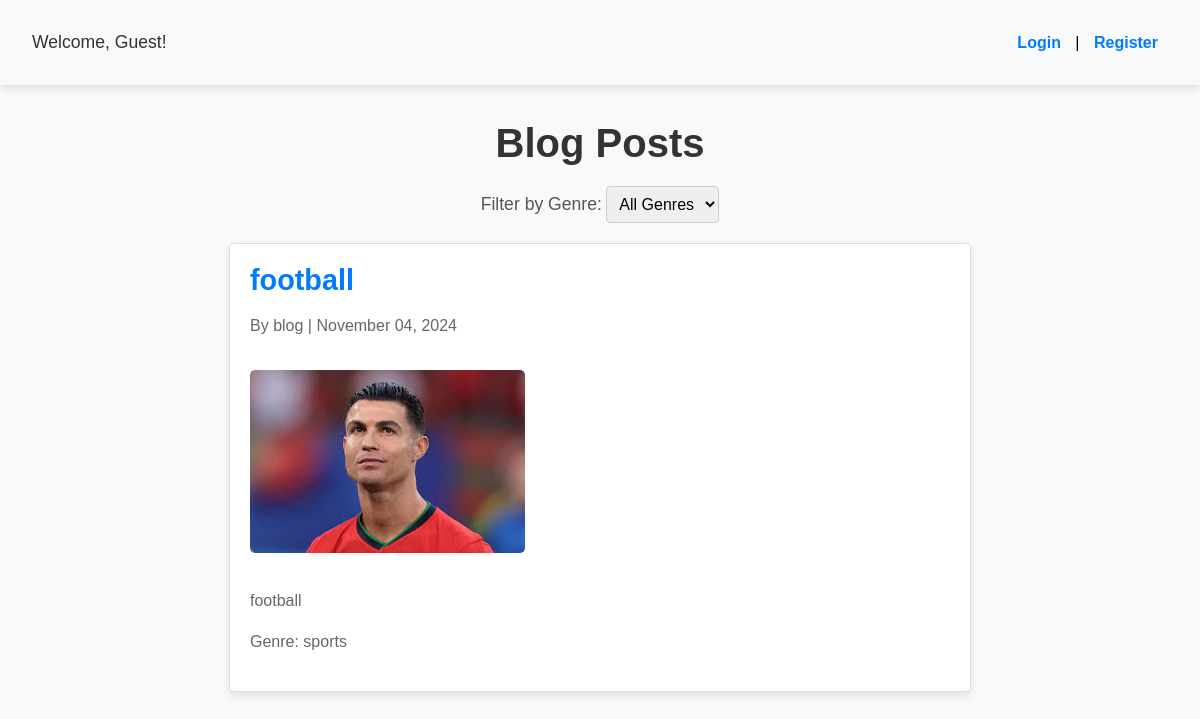
The app's page /, older data.
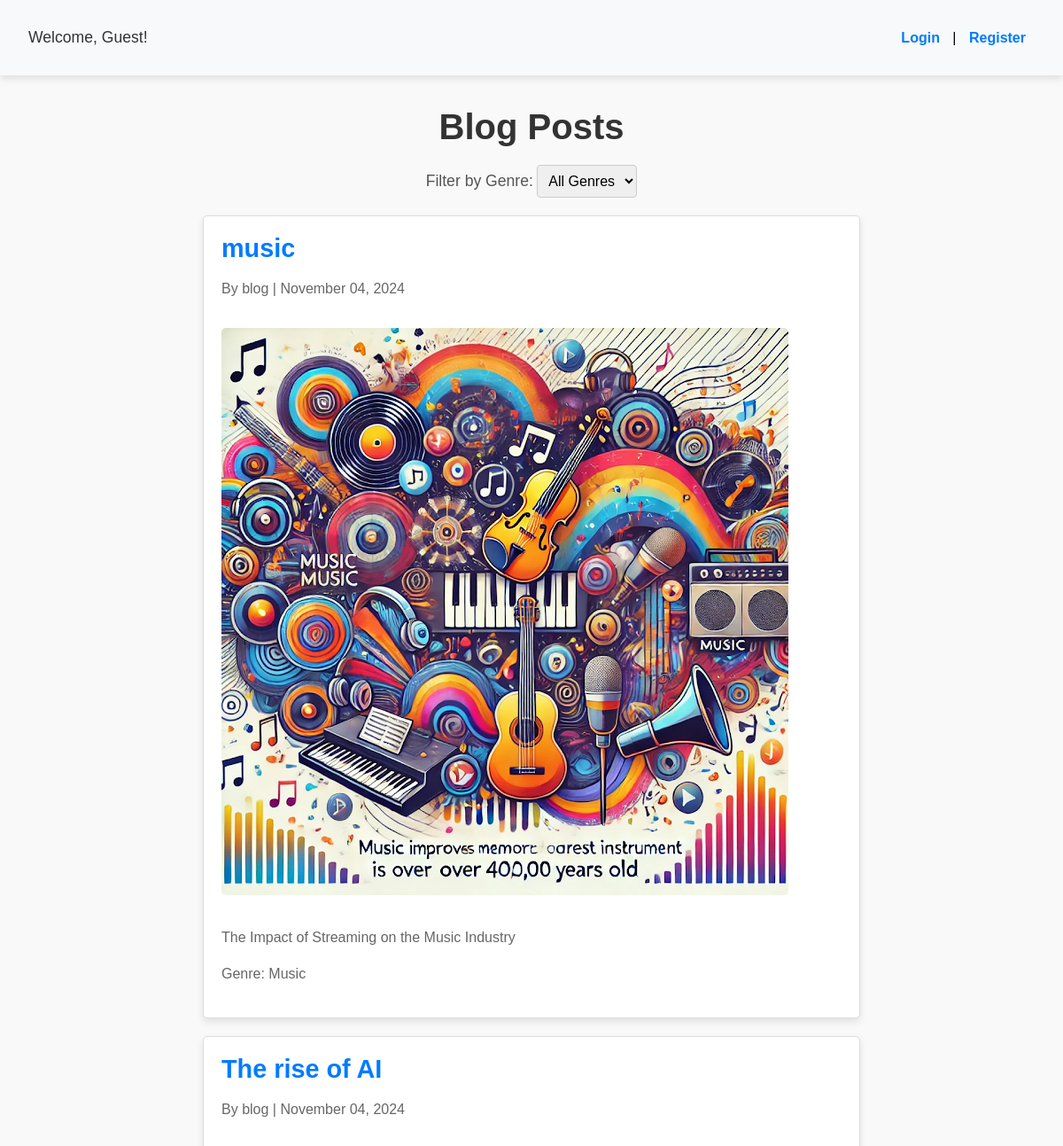
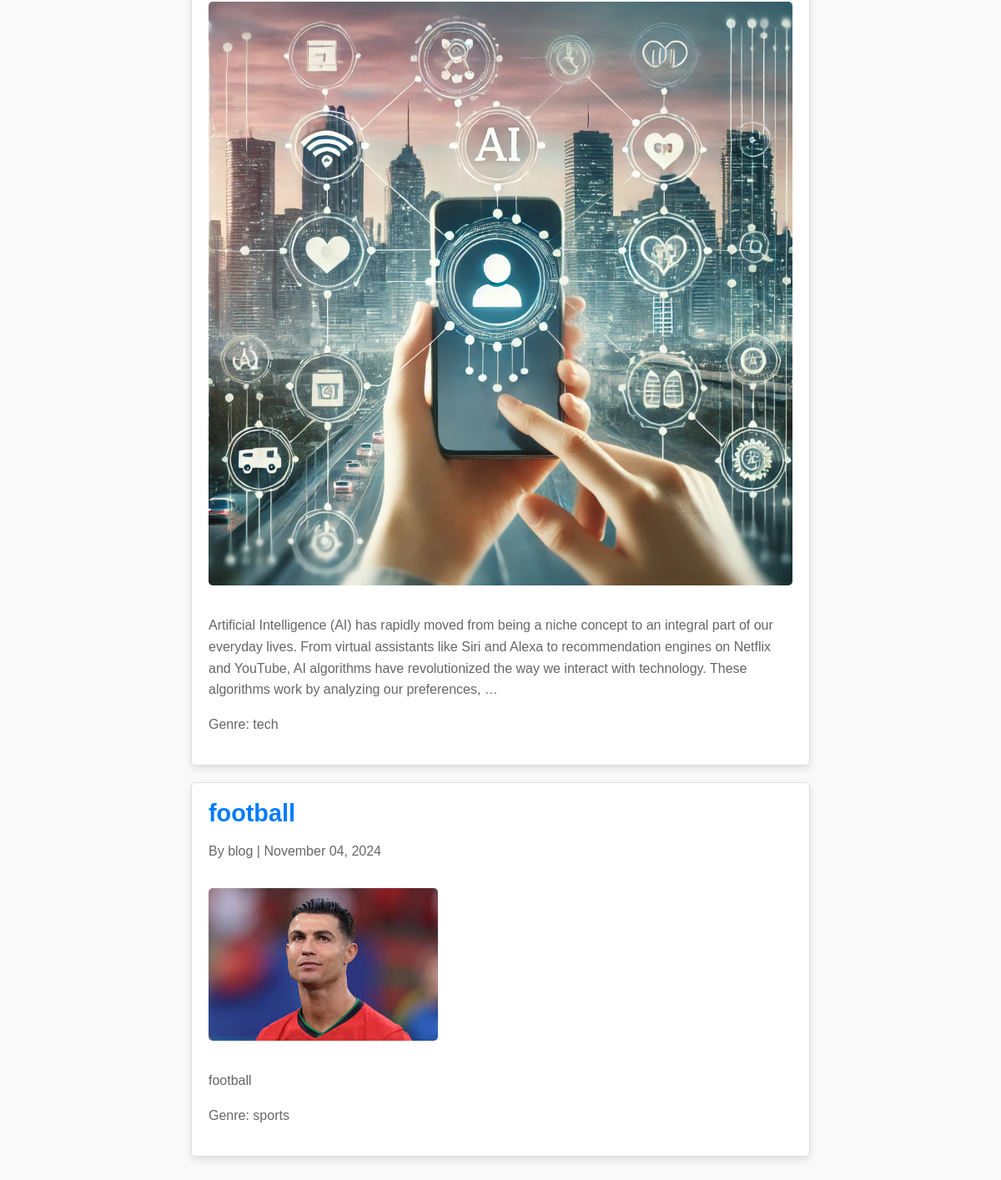
The same page, newer data (2 pictures, top to bottom).
### blog/models.py (models this page shows, shortened)
class BlogPost(models.Model):
    title = models.CharField(max_length=200)
    content = models.TextField()
    image = models.ImageField(upload_to='blog_images/', blank=True, null=True)
    author = models.ForeignKey(User, on_delete=models.CASCADE)
    created_at = models.DateTimeField(auto_now_add=True)
    genre = models.ForeignKey(Genre, on_delete=models.SET_NULL, null=True)

class Genre(models.Model):
    name = models.CharField(max_length=100)

### blog/views.py (the view)
# urls.py: path('', views.blog_list, name='blog_list'),
def blog_list(request):
    genre_filter = request.GET.get('genre')
    if genre_filter:
        posts = BlogPost.objects.filter(genre__name=genre_filter).order_by('-created_at')
    else:
        posts = BlogPost.objects.all().order_by('-created_at')
    genres = Genre.objects.all()
    return render(request, 'blog/blog_list.html', {'posts': posts, 'genres': genres})

### templates/blog/blog_list.html (shortened to what this page needs)
{% extends 'base.html' %}
{% block content %}
    <h1>Blog Posts</h1>
    <div class="filter">
        <label>Filter by Genre:</label>
        <select onchange="location = this.value">
            <option value="{% url 'blog_list' %}">All Genres</option>
        </select>
    </div>
    {% for post in posts %}
        <div class="post">
            <h2><a href="{% url 'post_detail' post.pk %}">{{ post.title }}</a></h2>
            <p>By {{ post.author.username }} | {{ post.created_at|date:"F d, Y" }}</p>
            {% if post.image %}
                <img src="{{ post.image.url }}" alt="{{ post.title }}">
            {% endif %}
            <p>{{ post.content|truncatewords:50 }}</p>
            <p>Genre: {{ post.genre.name }}</p>
        </div>
    {% endfor %}
{% endblock %}

### templates/base.html (shortened to what this page needs)
<!DOCTYPE html>
<html>
<head>
</head>
<body>
    <nav>
        <div class="container">
            <span class="greeting">
                {% if user.is_authenticated %}
                    Welcome, {{ user.username }}!
                {% else %}
                    Welcome, Guest!
                {% endif %}
            </span>
            <span>
                {% if user.is_authenticated %}
                    <a href="{% url 'create_post' %}">Create Post</a> |
                    <a href="{% url 'logout' %}">Logout</a>
                {% else %}
                    <a href="{% url 'login' %}">Login</a> |
                    <a href="{% url 'register' %}">Register</a>
                {% endif %}
            </span>
        </div>
    </nav>
    <div class="container">
        {% block content %}
        {% endblock %}
    </div>
</body>
</html>

### templates/base.html (style rules this page uses)
body { font-family: Arial, sans-serif; background-color: #f9f9f9; margin: 0; padding: 0; }
nav { background-color: #f8f9fa; padding: 1rem; box-shadow: 0 4px 8px rgba(0, 0, 0, 0.1); }
.container { max-width: 1200px; margin: 0 auto; padding: 1rem; }
nav .container { display: flex; justify-content: space-between; align-items: center; }
nav a { color: #007bff; text-decoration: none; margin: 0 10px; font-weight: bold; }
.post { border: 1px solid #ddd; border-radius: 5px; background-color: #fff; margin: 1rem 0; padding: 1rem; box-shadow: 0 4px 8px rgba(0, 0, 0, 0.05); }
.post img { max-width: 100%; height: auto; border-radius: 5px; }
.greeting { font-size: 1.1em; color: #333; }

### templates/blog/blog_list.html (style rules this page uses)
body { font-family: Arial, sans-serif; background-color: #f9f9f9; margin: 0; padding: 0; }
h1 { color: #333; text-align: center; margin: 20px 0; font-size: 2.5em; }
.filter { text-align: center; margin-bottom: 20px; }
.filter label { font-size: 1.1em; color: #555; }
.filter select { padding: 8px; font-size: 1em; border: 1px solid #ccc; border-radius: 4px; }
.post { background-color: #fff; border: 1px solid #ddd; border-radius: 5px; margin: 20px auto; padding: 20px; max-width: 700px; box-shadow: 0 4px 8px rgba(0, 0, 0, 0.1); }
.post h2 { font-size: 1.8em; color: #333; margin: 0; }
.post h2 a { color: #007bff; text-decoration: none; }
.post p { color: #666; line-height: 1.6em; }
.post img { max-width: 100%; height: auto; border-radius: 5px; margin: 15px 0; }

Row changes from the older to the newer data that the page shows:
added BlogPost: title "music", author.username "blog", created_at "November 04, 2024", image (picture), content "The Impact of Streaming on the Music Industry", genre.name "Music"
added BlogPost: title "The rise of AI", author.username "blog", created_at "November 04, 2024", image (picture), content "Artificial Intelligence (AI) has rapidly moved from being a niche concept to an integral part of our everyday lives. From virtual assistants like Siri and Alexa to recommendation engines on Netflix and YouTube, AI algorithms have revolutionized the way we interact with technology. These algorithms work by analyzing our preferences, …", genre.name "tech"
